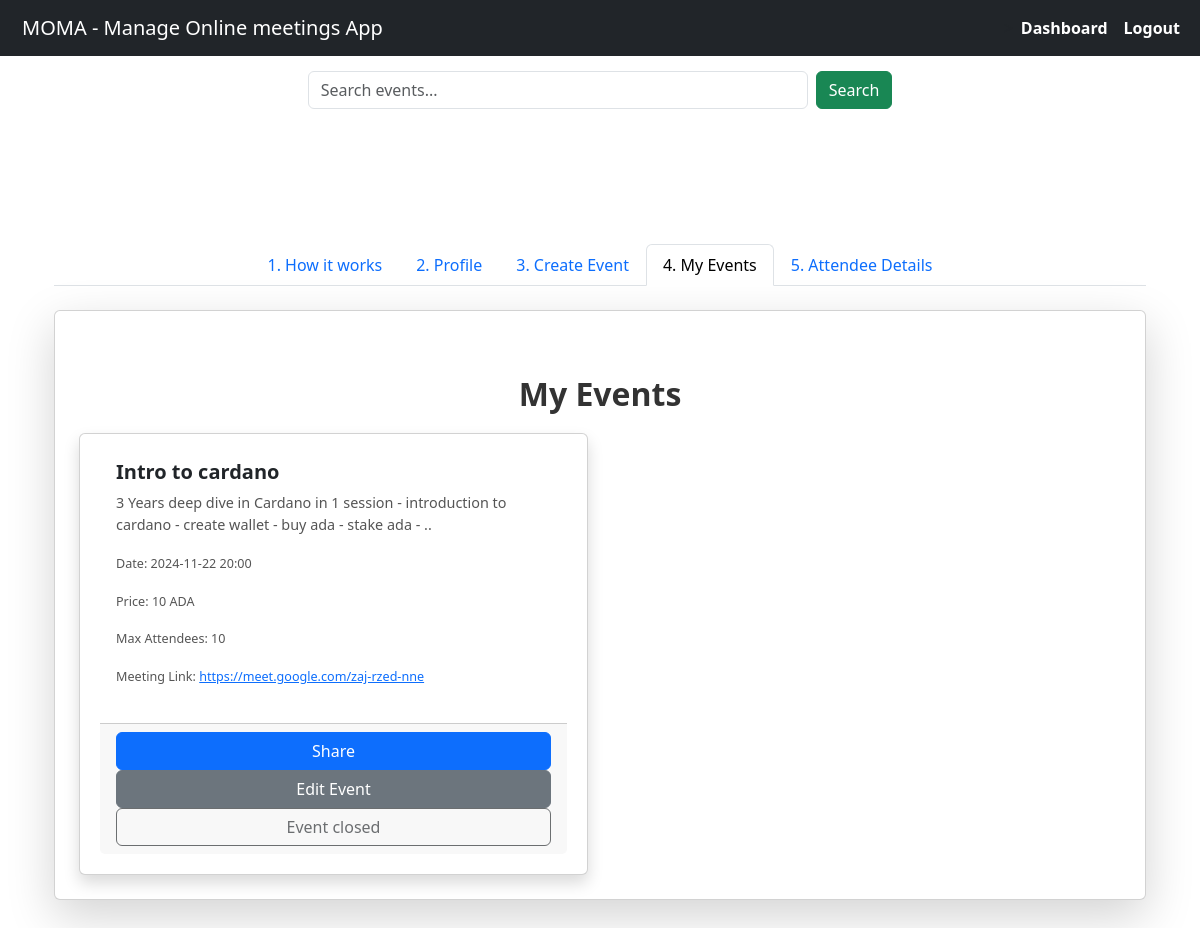
Page /dashboard?view=created_events (signed in) on the committed database.
### models.py (models this page shows)
class Event(db.Model):
    id = db.Column(db.Integer, primary_key=True)
    title = db.Column(db.String(250), nullable=False)
    description = db.Column(db.Text, nullable=False)
    date = db.Column(db.DateTime, nullable=False)
    price = db.Column(db.Integer, nullable=False)
    currency = db.Column(db.String(10), nullable=False)
    event_language = db.Column(db.String(50), nullable=False)  # New field for language
    paymentaddress = db.Column(db.Text, nullable=False)
    max_attendees = db.Column(db.Integer, nullable=False)
    user_id = db.Column(db.Integer, db.ForeignKey("user.id"), nullable=False)
    payment_email_title = db.Column(db.String(250), nullable=False)
    payment_email_body = db.Column(db.Text, nullable=False)
    confirmation_email_title = db.Column(db.String(250), nullable=False)
    confirmation_email_body = db.Column(db.Text, nullable=False)
    event_meeting_link = db.Column(db.String(250), nullable=True)
    is_closed = db.Column(db.Boolean, default=False)  # Indicates if the event is closed
    attendees = db.relationship("Attendee", backref="registered_event", lazy=True, cascade="all, delete-orphan")

### routes.py (the view)
@app.route("/dashboard")
@login_required
def dashboard():
    view = request.args.get("view", "dashboard")
    created_events = Event.query.filter_by(user_id=current_user.id).all()
    attending_events = Event.query.join(Attendee).filter(Attendee.user_id == current_user.id).all()
    unique_event_titles = {event.title for event in created_events}
    table_data = []
    for event in created_events:
        for attendee in event.attendees:
            table_data.append({
                "event": event.title,
                "date": event.date.strftime("%Y-%m-%d %H:%M %Z"),
                "meeting_url": event.event_meeting_link,
                "attendee_name": attendee.user.username,
                "attendee_email": attendee.user.email,
                "payment_sent": "Yes",
                "payment_comment": f"Event {event.id} + {attendee.user.email}",
                "attendee_id": attendee.id,  # Required for sending confirmation email
                "host_email": current_user.email,
                "confirmation_email_title": current_user.confirmation_email_title,
                "confirmation_email_body": current_user.confirmation_email_body,
                "attending" : attendee.attending,  # Add the attending status
            })
    return render_template("dashboard.html", view=view, created_events=created_events, attending_events=attending_events, table_data=table_data, unique_event_titles=unique_event_titles)

### routes.py (called while the page is built)
@login_manager.user_loader
def load_user(user_id):
    return User.query.get(int(user_id))

### templates/dashboard.html (shortened to what this page needs)
{% extends "base.html" %}
{% block content %}
<div class="container my-5">
    <ul class="nav nav-tabs justify-content-center">
        <li class="nav-item">
            <a class="nav-link {% if view == 'how_it_works' %}active{% endif %}" href="{{ url_for('dashboard', view='how_it_works') }}">1. How it works</a>
        </li>
        <li class="nav-item">
            <a class="nav-link {% if view == 'profile' %}active{% endif %}" href="{{ url_for('dashboard', view='profile') }}">2. Profile</a>
        </li>
        <li class="nav-item">
            <a class="nav-link {% if view == 'create_event' %}active{% endif %}" href="{{ url_for('dashboard', view='create_event') }}">3. Create Event</a>
        </li>
        <li class="nav-item">
            <a class="nav-link {% if view == 'created_events' %}active{% endif %}" href="{{ url_for('dashboard', view='created_events') }}">4. My Events</a>
        </li>
        <li class="nav-item">
            <a class="nav-link {% if view == 'dashboard' %}active{% endif %}" href="{{ url_for('dashboard', view='dashboard') }}">5. Attendee Details</a>
        </li>
    </ul>
    {% if view == 'created_events' %}
    <div class="card shadow-lg p-4 mt-4">
        <h2 class="text-center">My Events</h2>
        <div class="row row-cols-1 row-cols-md-2 g-4">
            {% for event in created_events %}
            <div class="col">
                <div class="card h-100 shadow">
                    <div class="card-body">
                        <h5 class="card-title">{{ event.title }}</h5>
                        <p class="card-text">{{ event.description }}</p>
                        <p class="card-text"><small>Date: {{ event.date.strftime('%Y-%m-%d %H:%M %Z') }}</small></p>
                        <p class="card-text"><small>Price: {{ event.price }} {{ event.currency }}</small></p>
                        <p class="card-text"><small>Max Attendees: {{ event.max_attendees }}</small></p>
                        <p class="card-text"><small>Meeting Link: <a href="{{ event.event_meeting_link }}" target="_blank">{{ event.event_meeting_link }}</a></small></p>
                    </div>
                    <div class="card-footer text-center">
                        <button class="btn btn-primary" onclick="copyShareURL('{{ url_for('home', _external=True) }}#event-{{ event.id }}')">Share</button>
                        <a href="{{ url_for('edit_event', event_id=event.id) }}" class="btn btn-secondary">Edit Event</a>
                        {% if event.is_closed %}
                        <button class="btn btn-disabled" disabled>Event closed</button>
                        {% else %}
                        <button class="btn btn-danger" onclick="confirmCloseEvent('{{ url_for('close_event', event_id=event.id) }}')">
                            No More New Subscribers
                        </button>
                        {% endif %}
                    </div>
                </div>
            </div>
            {% endfor %}
        </div>
    </div>
    {% endif %}
</div>
{% endblock %}

### static/styles.css (style rules this page uses)
body { font-family: Arial, sans-serif; background-color: #f4f4f9; margin: 0; padding: 0; }
h2 { font-size: 1.5rem; font-weight: bold; margin-bottom: 20px; margin-top: 50px; }
.card { border: none; border-radius: 8px; overflow: hidden; border-radius: 10px; background: white; padding: 20px; box-shadow: 0px 4px 8px rgba(0, 0, 0, 0.1); margin-bottom: 20px; padding-top: 10px; }
.card-title { font-size: 1.25rem; font-weight: bold; color: #333; }
.card h2 { color: #333; font-weight: bold; text-align: center; margin-bottom: 20px; margin-top:20px; padding-top: 20px; }
.card-text { font-size: 0.9rem; color: #555; }
.card-footer { background-color: #f8f9fa; border-top: 1px solid #ddd; }
.card-footer .btn { width: 100%; }
.btn-primary { background-color: #007bff; border-color: #007bff; font-size: 16px; padding: 10px; border-radius: 5px; }
.btn-disabled { background-color: #6c757d; color: #fff; cursor: not-allowed; }
.text-center { text-align: center; }

### rows in the picture
Event: title "Intro to cardano", description "3 Years deep dive in Cardano in 1 session - introduction to cardano - create wallet - buy ada - stake ada - ..", date "2024-11-22 20:00", price "10", currency "ADA", max_attendees "10", event_meeting_link "https://meet.google.com/zaj-rzed-nne", is_closed "Event closed"
